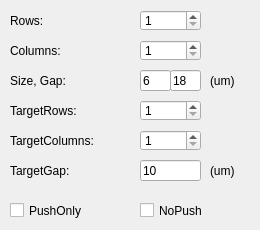
    <widget class="QWidget" name="array">
     <attribute name="title">
      <string>Array</string>
     </attribute>
     <widget class="QLineEdit" name="array_gap_tar">
      <property name="geometry">
       <rect>
        <x>140</x>
        <y>160</y>
        <width>61</width>
        <height>21</height>
       </rect>
      </property>
      <property name="font">
       <font>
        <family>Arial</family>
        <pointsize>9</pointsize>
       </font>
      </property>
      <property name="text">
       <string>10</string>
      </property>
     </widget>
     <widget class="QLineEdit" name="array_size">
      <property name="geometry">
       <rect>
        <x>140</x>
        <y>70</y>
        <width>31</width>
        <height>21</height>
       </rect>
      </property>
      <property name="font">
       <font>
        <family>Arial</family>
        <pointsize>9</pointsize>
       </font>
      </property>
      <property name="text">
       <string>6</string>
      </property>
     </widget>
     <widget class="QLabel" name="label_5">
      <property name="geometry">
       <rect>
        <x>10</x>
        <y>100</y>
        <width>111</width>
        <height>21</height>
       </rect>
      </property>
      <property name="text">
       <string>TargetRows:</string>
      </property>
     </widget>
     <widget class="QSpinBox" name="array_rows">
      <property name="geometry">
       <rect>
        <x>140</x>
        <y>10</y>
        <width>61</width>
        <height>21</height>
       </rect>
      </property>
      <property name="font">
       <font>
        <family>Arial</family>
        <pointsize>9</pointsize>
       </font>
      </property>
      <property name="minimum">
       <number>1</number>
      </property>
     </widget>
     <widget class="QLabel" name="label">
      <property name="geometry">
       <rect>
        <x>10</x>
        <y>10</y>
        <width>101</width>
        <height>21</height>
       </rect>
      </property>
      <property name="text">
       <string>Rows:</string>
      </property>
     </widget>
     <widget class="QSpinBox" name="array_cols">
      <property name="geometry">
       <rect>
        <x>140</x>
        <y>40</y>
        <width>61</width>
        <height>21</height>
       </rect>
      </property>
      <property name="font">
       <font>
        <family>Arial</family>
        <pointsize>9</pointsize>
       </font>
      </property>
      <property name="minimum">
       <number>1</number>
      </property>
     </widget>
     <widget class="QSpinBox" name="array_cols_tar">
      <property name="geometry">
       <rect>
        <x>140</x>
        <y>130</y>
        <width>61</width>
        <height>21</height>
       </rect>
      </property>
      <property name="font">
       <font>
        <family>Arial</family>
        <pointsize>9</pointsize>
       </font>
      </property>
      <property name="minimum">
       <number>1</number>
      </property>
     </widget>
     <widget class="QLabel" name="label_2">
      <property name="geometry">
       <rect>
        <x>10</x>
        <y>40</y>
        <width>101</width>
        <height>21</height>
       </rect>
      </property>
      <property name="text">
       <string>Columns:</string>
      </property>
     </widget>
     <widget class="QLabel" name="label_4">
      <property name="geometry">
       <rect>
        <x>210</x>
        <y>70</y>
        <width>41</width>
        <height>21</height>
       </rect>
      </property>
      <property name="text">
       <string>(um)</string>
      </property>
     </widget>
     <widget class="QLabel" name="label_8">
      <property name="geometry">
       <rect>
        <x>10</x>
        <y>160</y>
        <width>111</width>
        <height>21</height>
       </rect>
      </property>
      <property name="text">
       <string>TargetGap:</string>
      </property>
     </widget>
     <widget class="QLabel" name="label_7">
      <property name="geometry">
       <rect>
        <x>210</x>
        <y>160</y>
        <width>41</width>
        <height>21</height>
       </rect>
      </property>
      <property name="text">
       <string>(um)</string>
      </property>
     </widget>
     <widget class="QLabel" name="label_3">
      <property name="geometry">
       <rect>
        <x>10</x>
        <y>70</y>
        <width>101</width>
        <height>21</height>
       </rect>
      </property>
      <property name="text">
       <string>Size, Gap:</string>
      </property>
     </widget>
     <widget class="QLabel" name="label_6">
      <property name="geometry">
       <rect>
        <x>10</x>
        <y>130</y>
        <width>121</width>
        <height>21</height>
       </rect>
      </property>
      <property name="text">
       <string>TargetColumns:</string>
      </property>
     </widget>
     <widget class="QSpinBox" name="array_rows_tar">
      <property name="geometry">
       <rect>
        <x>140</x>
        <y>100</y>
        <width>61</width>
        <height>21</height>
       </rect>
      </property>
      <property name="font">
       <font>
        <family>Arial</family>
        <pointsize>9</pointsize>
       </font>
      </property>
      <property name="minimum">
       <number>1</number>
      </property>
     </widget>
     <widget class="QCheckBox" name="push_only">
      <property name="geometry">
       <rect>
        <x>10</x>
        <y>200</y>
        <width>121</width>
        <height>21</height>
       </rect>
      </property>
      <property name="text">
       <string>PushOnly</string>
      </property>
      <property name="autoExclusive">
       <bool>false</bool>
      </property>
     </widget>
     <widget class="QCheckBox" name="no_push">
      <property name="geometry">
       <rect>
        <x>140</x>
        <y>200</y>
        <width>111</width>
        <height>21</height>
       </rect>
      </property>
      <property name="text">
       <string>NoPush</string>
      </property>
      <property name="autoExclusive">
       <bool>false</bool>
      </property>
     </widget>
     <widget class="QLineEdit" name="array_gap">
      <property name="geometry">
       <rect>
        <x>170</x>
        <y>70</y>
        <width>31</width>
        <height>21</height>
       </rect>
      </property>
      <property name="font">
       <font>
        <family>Arial</family>
        <pointsize>9</pointsize>
       </font>
      </property>
      <property name="text">
       <string>18</string>
      </property>
     </widget>
    </widget>
